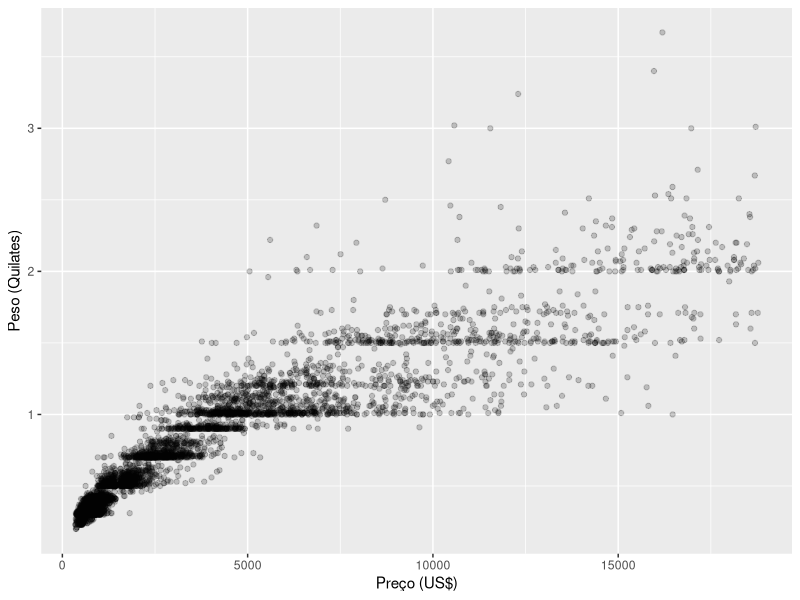
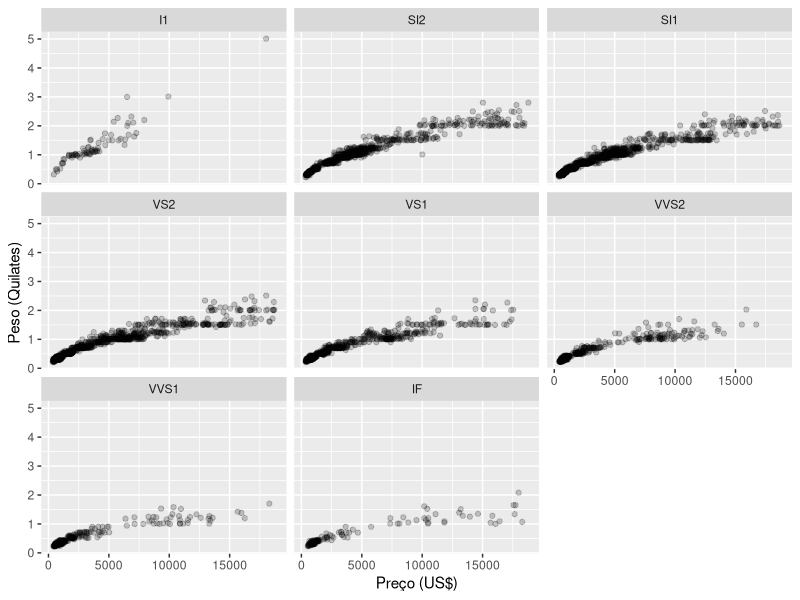
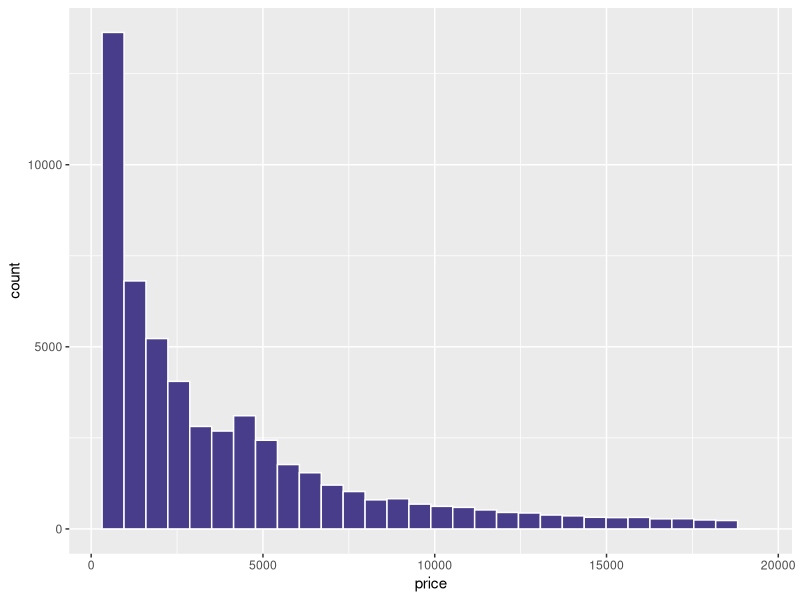
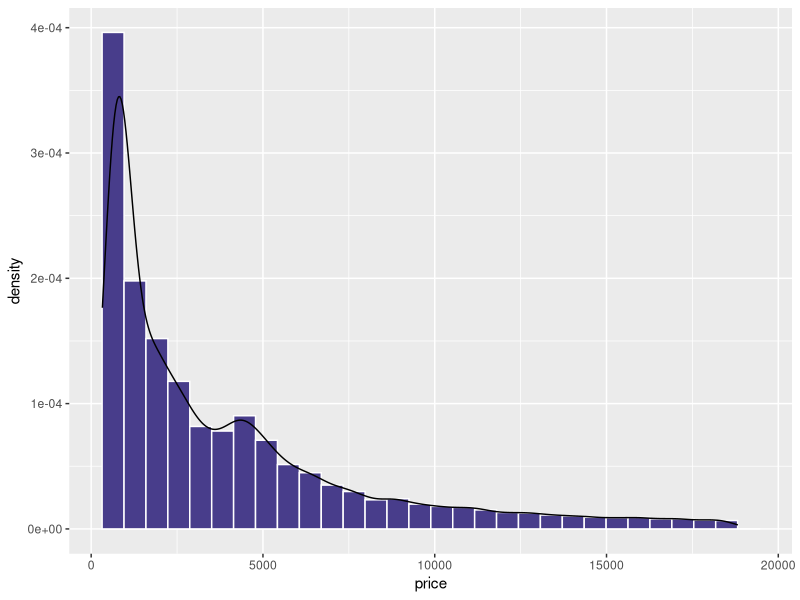
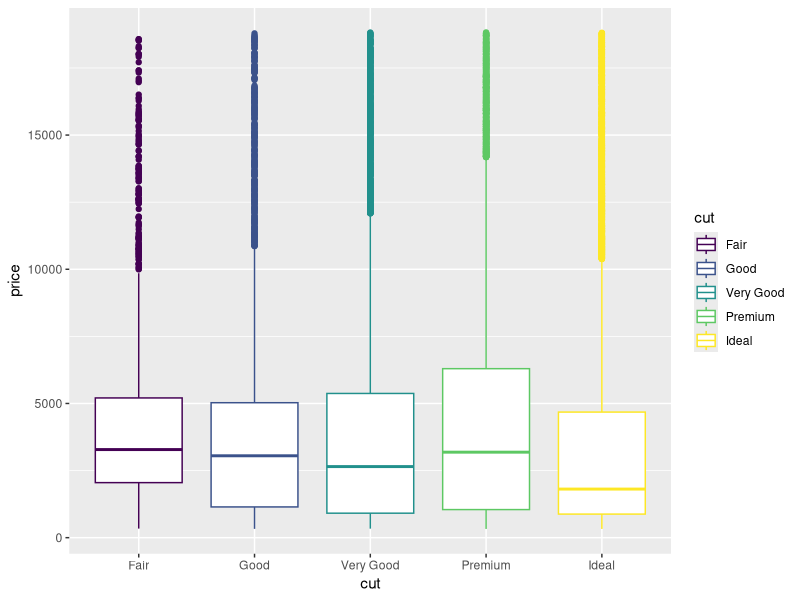
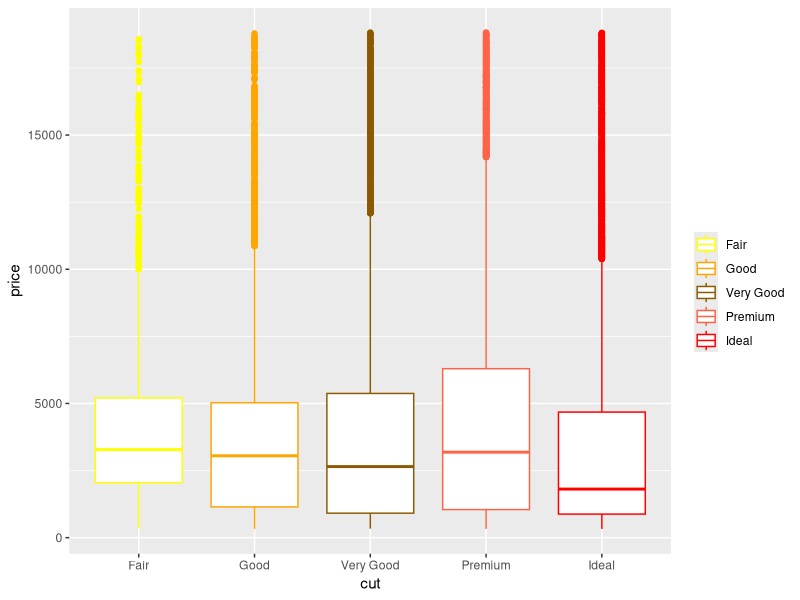
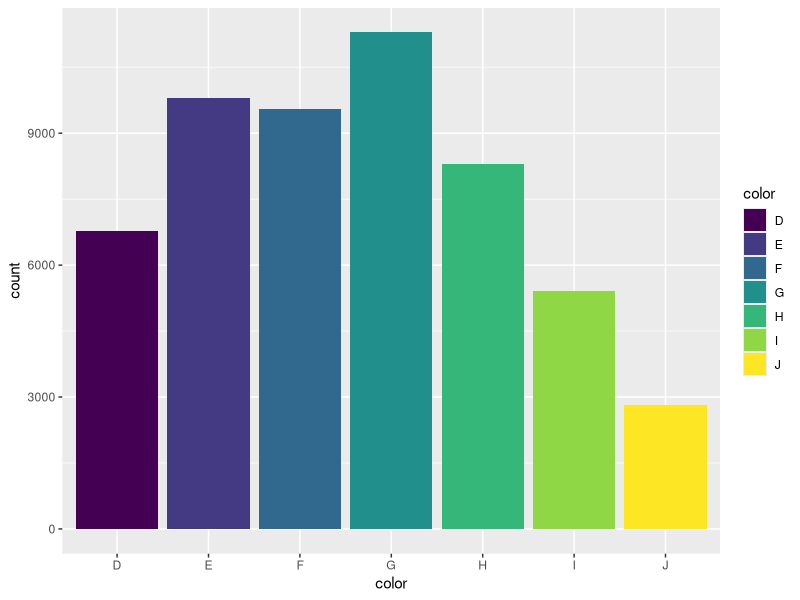
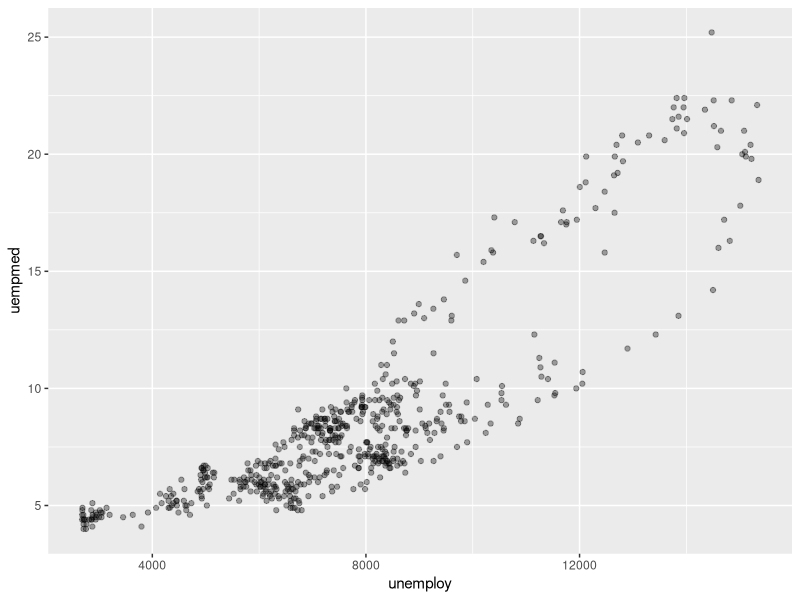

The R script that drew these images, in order:
## ---- chunk 1
library(ggplot2)
library(dplyr)
library(tidyr)
library(lubridate)
## ---- chunk 2
#1 
#aes: x, y, alpha, colour, fill, shape, size and stroke
#aes obrigatórios: x e y

#2
sample_n(diamonds, 5000) %>% 
  ggplot() +
  geom_point(alpha = 0.2, aes(x = price, y = carat)) +
  labs(x = "Preço (US$)", y = "Peso (Quilates)")
  
#3
sample_n(diamonds, 5000) %>% 
  ggplot() +
  geom_point(alpha = 0.2, aes(x = price, y = carat)) +
  facet_wrap(~clarity) +
  labs(x = "Preço (US$)", y = "Peso (Quilates)")
## ---- chunk 3
#4
#aes: x, alpha, colour, fill, linetype and size
#aes obrigatórios: x

#5
diamonds %>% 
  ggplot(aes(x = price)) +
  geom_histogram(colour = "white", fill = "darkslateblue")

#6
diamonds %>% 
  ggplot(aes(price, fill = price)) +
  geom_histogram(aes(y = ..density..),colour = "white", fill = "darkslateblue") +
  geom_density()
## ---- chunk 4
#7
#aes: lower, middle, upper, x, ymax, ymin, alpha, colour, fill, linetype, shape, size and weight
#aes obrigatórios: lower, middle, upper, x, ymax and ymin

#8
diamonds %>% 
  ggplot(aes(cut, price)) +
  geom_boxplot(aes(colour = cut))

#9
diamonds %>% 
  ggplot(aes(cut, price)) +
  geom_boxplot(aes(colour = cut)) +
  labs(colour = "") +
  scale_colour_manual(values = c("yellow", "orange", "orange4", "tomato", "red"))
## ---- chunk 5
#10
#aes: x, alpha, colour, fill, linetype, size
#aes obrigatórios: x

#11
diamonds %>% 
  ggplot(aes(x = color, fill = color)) +
  geom_bar()
## ---- chunk 6
#12
economics %>% 
  ggplot(aes(x = unemploy, y = uempmed)) +
  geom_point(alpha = 0.35)

#13
library(lubridate)
economics %>% 
  mutate(date_ano = year(date)) %>% 
  ggplot(aes(x = unemploy, y = uempmed, colour = date_ano)) +
  geom_point(alpha = 0.50) +
  labs(colour = "Ano")

#14
economics %>% 
  ggplot(aes(y = unemploy, x = date)) +
  geom_line(size = 0.5)

#15
economics %>% 
  mutate(date_ano = year(date)) %>% 
  group_by(date_ano) %>% 
  summarise(unemploy_med = mean(unemploy, na.rm = T)) %>% 
  ggplot(aes(y = unemploy_med, x = date_ano)) +
  geom_line(size = 0.5) +
  labs(x = "Data (ano)", y = "Desempregados (média anual)")

#16
economics %>% 
  mutate(date_ano = year(date)) %>% 
  group_by(date_ano) %>% 
  summarise(unemploy_median = median(unemploy, na.rm = T),
            unemploy_1quart = quantile(unemploy, 0.01, na.rm = T),
            unemploy_3quart = quantile(unemploy, 0.99, na.rm = T)) %>%
  ggplot(aes(x = date_ano, y = unemploy_median)) +
  geom_line()+
  geom_ribbon(aes(ymin = unemploy_1quart, ymax = unemploy_3quart), alpha = 0.2)


#17
economics %>% 
  mutate(taxa_desemprego = unemploy/pop, date_ano = year(date)) %>% 
  group_by(date_ano) %>% 
  summarise("pce_med" = mean(pce, na.rm = T), "psavert_med" = mean(psavert, na.rm = T), "taxa_med" = mean(taxa_desemprego, na.rm = T)) %>% 
  gather(pce_med, valor, -date_ano) %>% 
  ggplot(aes(x = date_ano, y = valor)) +
  geom_line(size = 1) +
  facet_wrap(~pce_med, scales = "free_y", dir = "v")
